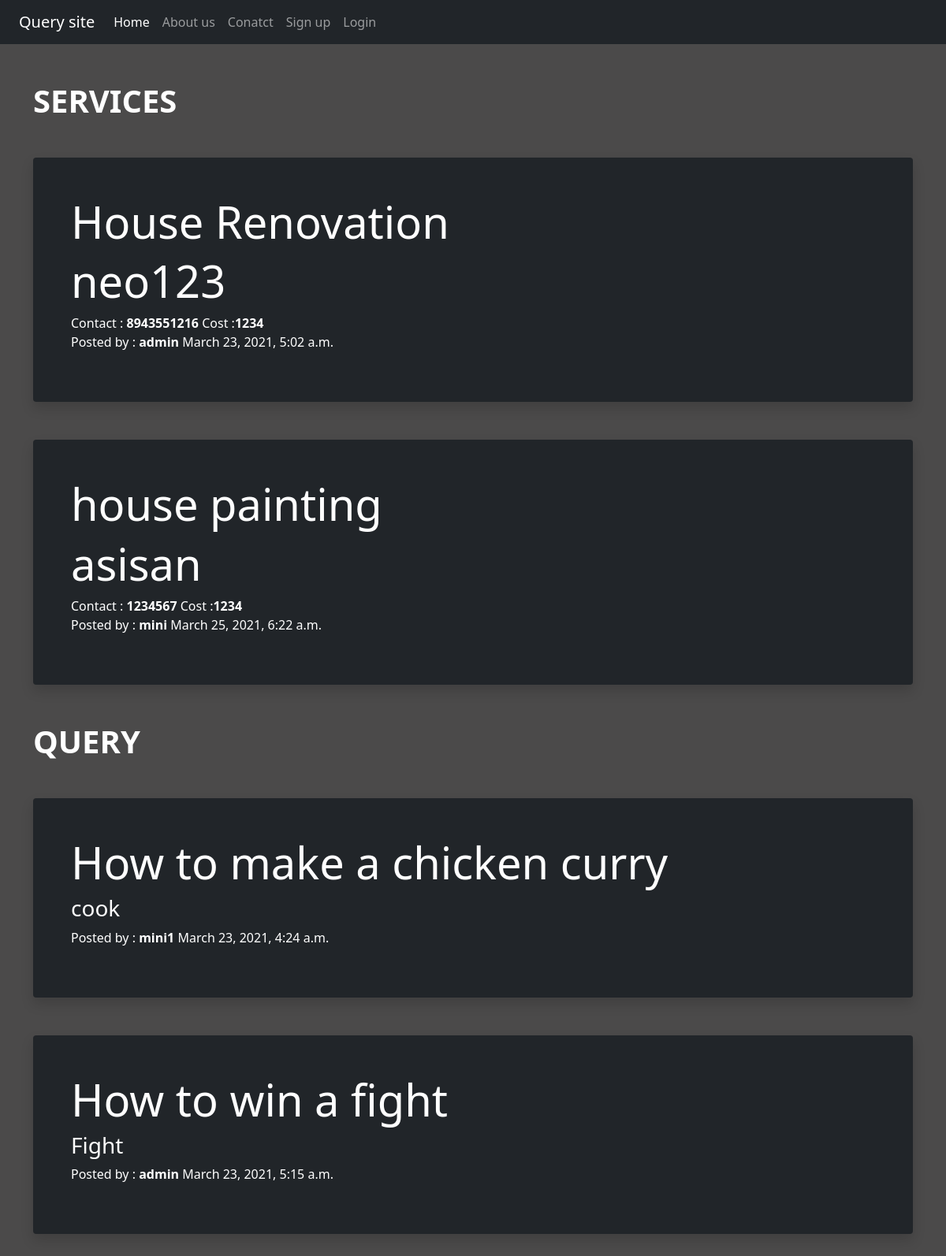
The page / on the database its author committed.
### blog/models.py (models this page shows, shortened)
class service(models.Model):
    user_id_ser = models.ForeignKey(User,on_delete=models.CASCADE)
    service_name = models.CharField(max_length=150)
    service_provider = models.TextField()
    service_contact = models.CharField(max_length=20)
    service_cost = models.IntegerField()
    date = models.DateTimeField(auto_now_add=True,null=True)

class query(models.Model):
    user_id_query = models.ForeignKey(User,on_delete=models.CASCADE)
    query_category = models.CharField(max_length=150)
    query_question = models.TextField()
    date = models.DateTimeField(auto_now_add=True,null=True)

### blog/views.py (the view)
# urls.py: 2. Add a URL to urlpatterns:  path('', views.home, name='home')
def home(request):
    service_all = service.objects.all()
    query_all = query.objects.all()
    context = {'services':service_all,'queries':query_all}
    return render(request,'blog/home.html',context)

### blog/templates/blog/home.html
{% extends 'blog/base.html' %}
{% load static %}
{% block content %}
<div class="container">
    <h1 class="text-white my-5">SERVICES</h1>
    {% for serve in services %}
    <div class="jumbotron p-1 p-md-5 my-5 text-white shadow rounded bg-dark">
        <h1 class="display-4 font-italic">{{serve.service_name}}</h1>
        <h2 class="display-4 font-italic">{{serve.service_provider}}</h2>
        <p class=""lead my-3>
            Contact : <b>{{serve.service_contact}}</b>
            Cost    :<b>{{serve.service_cost}}</b><br>
            Posted by : <b>{{serve.user_id_ser.username}}</b>
            {{serve.date}}
        </p>
    </div>
    {% endfor %}
    <h1 class="text-white my-5">QUERY</h1>
    {% for quer in queries %}
    <div class="jumbotron p-1 p-md-5 my-5 text-white shadow rounded bg-dark">
        <h1 class="display-4 font-italic">{{quer.query_question}}</h1>
        <h3 class="display-7 font-italic">{{quer.query_category}}</h3>
        <p class=""lead my-3>
              Posted by : <b>{{quer.user_id_query.username}}</b>
            {{quer.date}}
        </p>
    </div>
    {% endfor %}
</div>
{% endblock content %}

### blog/templates/blog/base.html (shortened to what this page needs)
<!DOCTYPE html>
{% load static %}
<html lang="en">
<head>
    <link rel="stylesheet" href="{% static 'blog/css/bootstrap.css' %}">
    <link rel="stylesheet" href="{% static 'blog/css/style.css' %}">
</head>
<body>
<div class="container-fluid bg-dark">
    {% include 'blog/navbar.html' %}
</div>
<div class="container">
    <div class="row">
        {% block content %}
        {% endblock content %}
    </div>
</div>
</body>
</html>

### blog/templates/blog/navbar.html (shortened to what this page needs)
<nav class="navbar navbar-expand-lg navbar-dark bg-dark">
  <div class="container-fluid">
    <a class="navbar-brand" href="#">Query site</a>
    <div class="collapse navbar-collapse" id="navbarNav">
      <ul class="navbar-nav">
        <li class="nav-item">
          <a class="nav-link active" aria-current="page" href="/">Home</a>
        </li>
        <li class="nav-item">
          <a class="nav-link" href="{% url 'about' %}">About us</a>
        </li>
        <li class="nav-item">
          <a class="nav-link" href="{% url 'contact' %}">Conatct</a>
        </li>
        {% if user.is_authenticated %}
        <li class="nav-item">
          <a class="nav-link" href="{% url 'logout' %}">Logout</a>
        </li>
         <li class="nav-item">
          <a class="nav-link" href="{% url 'service' %}">Services</a>
        </li>
        <li class="nav-item">
          <a class="nav-link" href="{% url 'query' %}">Query</a>
        </li>
        <li class="nav-item">
          <a class="nav-link" href="/">{{request.user}}</a>
        </li>
        {% else %}
        <li class="nav-item">
          <a class="nav-link" href="{% url 'signup' %}">Sign up</a>
        </li>
        <li class="nav-item">
          <a class="nav-link" href="{% url 'login' %}">Login</a>
        </li>
        {% endif %}
      </ul>
    </div>
  </div>
</nav>

### blog/static/blog/css/style.css (style rules this page uses)
body { background-color:rgb(75,74,74) }
h1 { font-weight: bold }

### rows shown on the page
service: service_name "House Renovation", service_provider "neo123", service_contact "8943551216", service_cost "1234", user_id_ser.username "admin", date "March 23, 2021, 5:02 a.m."
service: service_name "house painting", service_provider "asisan", service_contact "1234567", service_cost "1234", user_id_ser.username "mini", date "March 25, 2021, 6:22 a.m."
query: query_question "How to make a chicken curry", query_category "cook", user_id_query.username "mini1", date "March 23, 2021, 4:24 a.m."
query: query_question "How to win a fight", query_category "Fight", user_id_query.username "admin", date "March 23, 2021, 5:15 a.m."
